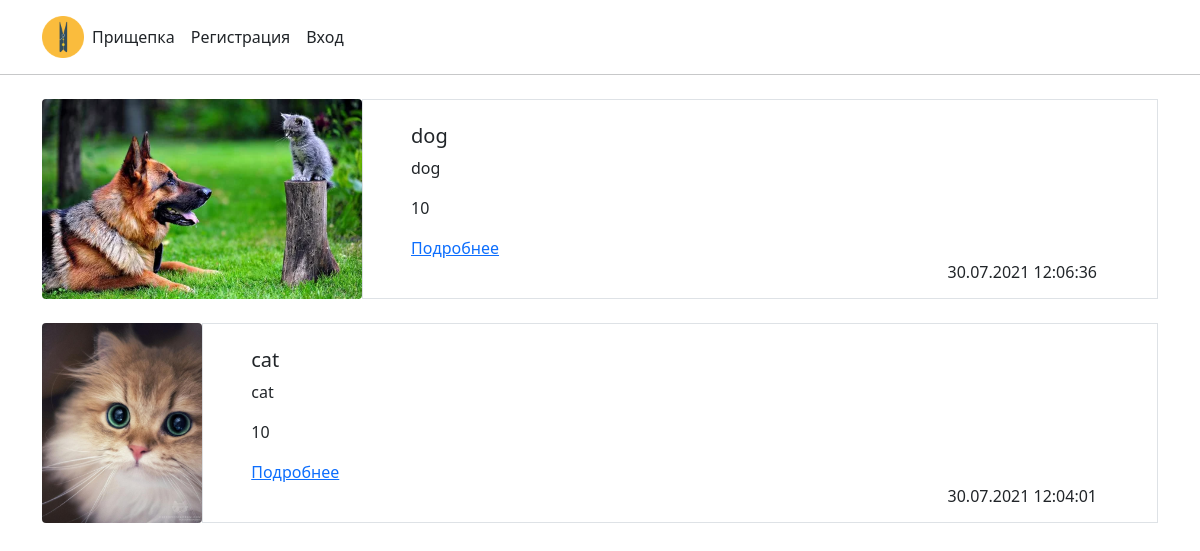
The page / on the database its author committed.
### Service/models.py (models this page shows, shortened)
class Service(models.Model):
    picture = models.ImageField(upload_to='service', null=True, blank=True)
    title = models.CharField(max_length=200)
    descriptions = models.TextField()
    price = models.PositiveIntegerField()
    date_created = models.DateTimeField(auto_now_add=True)
    user = models.ForeignKey(User, on_delete=models.CASCADE, null=True)
    count = models.PositiveIntegerField(default=0)

### Service/views.py (the view)
# urls.py: path('', ServiceListView.as_view(), name='home'),
class ServiceListView(ListView):
    model = Service
    template_name = 'service/all_services.html'
    def get_context_data(self, *, object_list=None, **kwargs):
        context = super().get_context_data(**kwargs)
        context['services'] = Service.objects.order_by('-date_created')
        return context

### templates/service/all_services.html
{% extends 'base.html' %}
{% load static %}
{% block content %}
{% for service in services %}
<div class="container mt-4">
    <div class="d-flex position-relative mt-3">
      {% if service.picture %}
      <img src="{{ service.picture.url }}" height="200" class="rounded">
      {% endif %}
      <div class="container border px-5">
        <br>
        <h5 class="mt-0">{{ service.title }}</h5>
        <p>{{ service.descriptions }}</p>
        <p>{{ service.price }}</p>
        <a href="{% url 'detail' service.pk %}" class="stretched-link">Подробнее</a>
          <span class="container d-flex justify-content-end">
              {{ service.date_created|date:'d.m.Y H:i:s'}}
          </span>
      </div>
    </div>
</div>
{% endfor %}
{% endblock %}

### rows shown on the page
Service: picture (picture), title "dog", descriptions "dog", price "10", date_created "30.07.2021 12:06:36"
Service: picture (picture), title "cat", descriptions "cat", price "10", date_created "30.07.2021 12:04:01"
